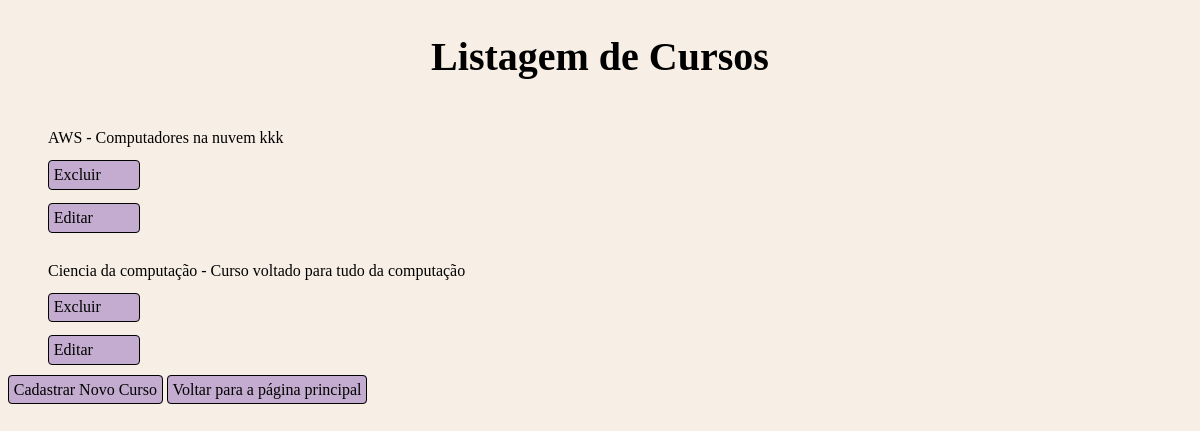
/cursos/listar/, run on the app's committed database.
### cadastro/models.py (models this page shows, shortened)
class Curso(models.Model) :
    nome = models.CharField(max_length=100)
    descricao = models.TextField()

### cadastro/views.py (the view)
# urls.py: path('cursos/listar/', listar_cursos, name = 'listar_cursos'),
def listar_cursos(request) :
    cursos = Curso.objects.all()
    return render(request, 'cadastro/listar_cursos.html', {'cursos': cursos})

### cadastro/templates/cadastro/listar_cursos.html (shortened to what this page needs)
{% load static %}
<!DOCTYPE html>
<html>
<head>
    <link rel="stylesheet" href="{% static 'css/listar_cursos.css' %}">
</head>
<body>
    <h2>Listagem de Cursos</h2>
    <ul>
        {% for curso in cursos %}
            <li>{{ curso.nome }} - {{ curso.descricao }}</li>
            <a class="botaoExcluir" href="{% url 'excluir_curso' curso.id %}">Excluir</a>
            <a class="botaoEditar" href="{% url 'editar_curso' curso.id %}">Editar</a>
        {% endfor %}
    </ul>
    <a href="{% url 'cadastrar_curso' %}">Cadastrar Novo Curso</a>
    <a href="{% url 'pagina_principal' %}">Voltar para a página principal</a>
</body>
</html>

### static/css/listar_cursos.css (style rules this page uses)
body { background-color: #F7EFE5; }
h2 { text-align: center; font-size: 40px; }
a { text-decoration: none; border: 1px solid black; border-radius: 4px; background-color: #C3ACD0; color: black; padding: 0.3em; }
ul { display: flex; flex-direction: column; gap: 13px; }
.botaoExcluir, .botaoEditar { width: 7%; }
ul li { list-style: none; margin-top: 1em; }

### data on the page
Curso: nome "AWS", descricao "Computadores na nuvem kkk"
Curso: nome "Ciencia da computação", descricao "Curso voltado para tudo da computação"
